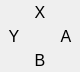
<?xml version="1.0" encoding="UTF-8"?>
<ui version="4.0">
 <class>h2JoystickABXY</class>
 <widget class="QWidget" name="h2JoystickABXY">
  <property name="geometry">
   <rect>
    <x>0</x>
    <y>0</y>
    <width>80</width>
    <height>72</height>
   </rect>
  </property>
  <property name="windowTitle">
   <string>h2JoystickABXY</string>
  </property>
  <layout class="QGridLayout" name="gridLayout">
   <property name="leftMargin">
    <number>0</number>
   </property>
   <property name="topMargin">
    <number>0</number>
   </property>
   <property name="rightMargin">
    <number>0</number>
   </property>
   <property name="bottomMargin">
    <number>0</number>
   </property>
   <property name="spacing">
    <number>0</number>
   </property>
   <item row="0" column="0">
    <widget class="QLabel" name="label_7">
     <property name="minimumSize">
      <size>
       <width>24</width>
       <height>24</height>
      </size>
     </property>
     <property name="maximumSize">
      <size>
       <width>24</width>
       <height>24</height>
      </size>
     </property>
     <property name="text">
      <string/>
     </property>
    </widget>
   </item>
   <item row="0" column="1">
    <widget class="QLabel" name="LBL_x">
     <property name="minimumSize">
      <size>
       <width>24</width>
       <height>24</height>
      </size>
     </property>
     <property name="maximumSize">
      <size>
       <width>24</width>
       <height>24</height>
      </size>
     </property>
     <property name="font">
      <font>
       <pointsize>12</pointsize>
      </font>
     </property>
     <property name="text">
      <string>X</string>
     </property>
     <property name="alignment">
      <set>Qt::AlignCenter</set>
     </property>
    </widget>
   </item>
   <item row="0" column="2">
    <widget class="QLabel" name="label_4">
     <property name="minimumSize">
      <size>
       <width>24</width>
       <height>24</height>
      </size>
     </property>
     <property name="maximumSize">
      <size>
       <width>24</width>
       <height>24</height>
      </size>
     </property>
     <property name="text">
      <string/>
     </property>
    </widget>
   </item>
   <item row="1" column="0">
    <widget class="QLabel" name="LBL_y">
     <property name="minimumSize">
      <size>
       <width>24</width>
       <height>24</height>
      </size>
     </property>
     <property name="maximumSize">
      <size>
       <width>24</width>
       <height>24</height>
      </size>
     </property>
     <property name="font">
      <font>
       <pointsize>12</pointsize>
      </font>
     </property>
     <property name="text">
      <string>Y</string>
     </property>
     <property name="alignment">
      <set>Qt::AlignCenter</set>
     </property>
    </widget>
   </item>
   <item row="1" column="1">
    <widget class="QLabel" name="label_5">
     <property name="minimumSize">
      <size>
       <width>24</width>
       <height>24</height>
      </size>
     </property>
     <property name="maximumSize">
      <size>
       <width>24</width>
       <height>24</height>
      </size>
     </property>
     <property name="text">
      <string/>
     </property>
    </widget>
   </item>
   <item row="1" column="2">
    <widget class="QLabel" name="LBL_a">
     <property name="minimumSize">
      <size>
       <width>24</width>
       <height>24</height>
      </size>
     </property>
     <property name="maximumSize">
      <size>
       <width>24</width>
       <height>24</height>
      </size>
     </property>
     <property name="font">
      <font>
       <pointsize>12</pointsize>
      </font>
     </property>
     <property name="text">
      <string>A</string>
     </property>
     <property name="alignment">
      <set>Qt::AlignCenter</set>
     </property>
    </widget>
   </item>
   <item row="2" column="0">
    <widget class="QLabel" name="label_8">
     <property name="minimumSize">
      <size>
       <width>24</width>
       <height>24</height>
      </size>
     </property>
     <property name="maximumSize">
      <size>
       <width>24</width>
       <height>24</height>
      </size>
     </property>
     <property name="text">
      <string/>
     </property>
    </widget>
   </item>
   <item row="2" column="2">
    <widget class="QLabel" name="label_3">
     <property name="minimumSize">
      <size>
       <width>24</width>
       <height>24</height>
      </size>
     </property>
     <property name="maximumSize">
      <size>
       <width>24</width>
       <height>24</height>
      </size>
     </property>
     <property name="text">
      <string/>
     </property>
    </widget>
   </item>
   <item row="2" column="1">
    <widget class="QLabel" name="LBL_b">
     <property name="minimumSize">
      <size>
       <width>24</width>
       <height>24</height>
      </size>
     </property>
     <property name="maximumSize">
      <size>
       <width>24</width>
       <height>24</height>
      </size>
     </property>
     <property name="font">
      <font>
       <pointsize>12</pointsize>
      </font>
     </property>
     <property name="text">
      <string>B</string>
     </property>
     <property name="alignment">
      <set>Qt::AlignCenter</set>
     </property>
    </widget>
   </item>
  </layout>
 </widget>
 <layoutdefault spacing="6" margin="11"/>
 <resources/>
 <connections/>
</ui>
